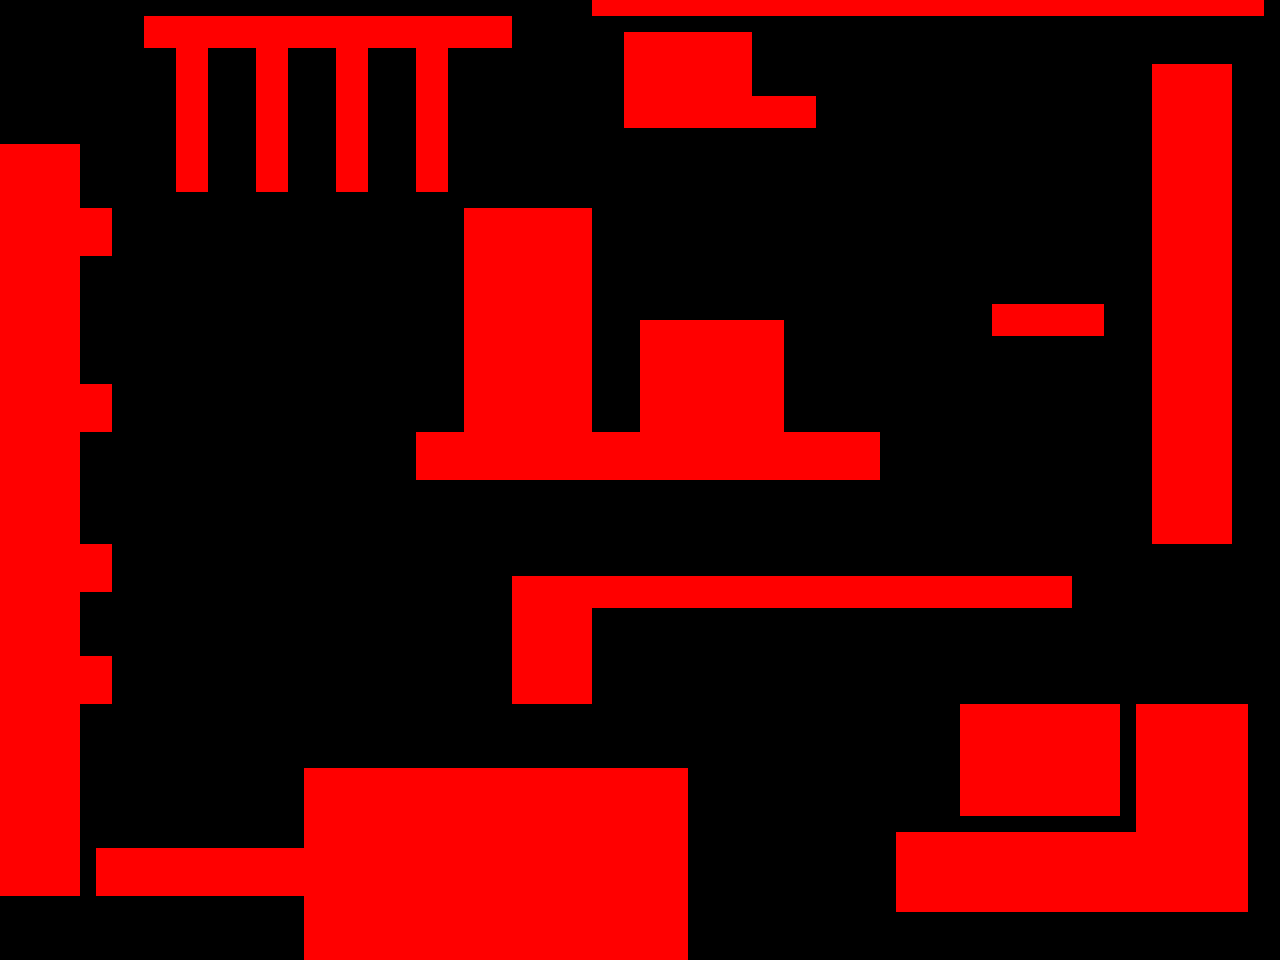

Rendered tile map (Tiled .tmx) drawn with the repository's tilesets; below, a short description and the map source with its tile grids summarised:
An orthogonal 80x60 tile map with 16x16 px tiles, 1 tile layer (Tile Layer 1).

<map version="1.2" tiledversion="2019.02.10" orientation="orthogonal" renderorder="right-down" width="80" height="60" tilewidth="16" tileheight="16" infinite="0" nextlayerid="2" nextobjectid="1">
 <tileset firstgid="1" source="testTileset.tsx" />
 <layer id="1" name="Tile Layer 1" width="80" height="60">
  <data>[4800 cells, 1193 non-empty, 1 distinct tile ids]</data>
 </layer>
</map>
